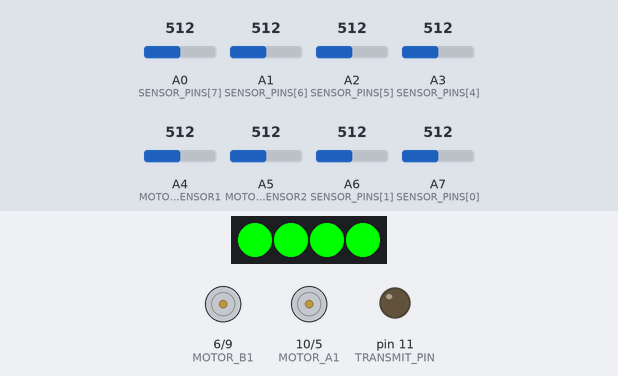
Bench run of a sketch on a simulated Arduino Nano, built with avr-gcc and run on an emulated ATmega328P. Shown: 4 RGB LEDs in strip order, left to right, motor-driver pin pairs drawn as motors (green arrow = first pin HIGH = forward, orange = second pin HIGH = backward, longer = more drive), output pins drawn as LEDs (lit = HIGH). Inputs (shaded band) come from the test bench; at power-on: A0 (SENSOR_PINS[7]) = 512, A1 (SENSOR_PINS[6]) = 512, A2 (SENSOR_PINS[5]) = 512, A3 (SENSOR_PINS[4]) = 512, A4 (MOTOR_SENSOR1) = 512, A5 (MOTOR_SENSOR2) = 512, A6 (SENSOR_PINS[1]) = 512, A7 (SENSOR_PINS[0]) = 512. Random numbers use the default seed unless the sketch sets one; what the sketch prints to the serial monitor is not drawn.

Above: at 1.2 s.
1.3 s: A0 (SENSOR_PINS[7]) set to 556
2.8 s: A0 (SENSOR_PINS[7]) set to 576
At 4.0 s:
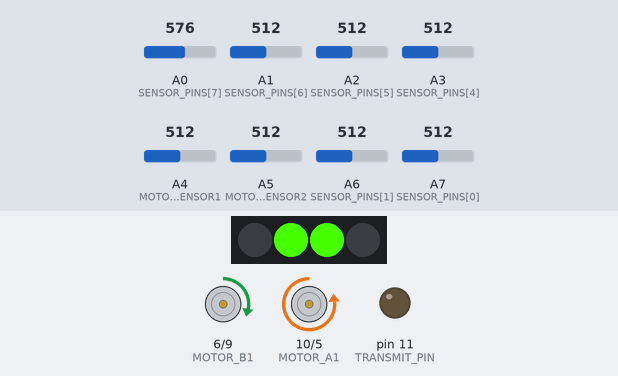
4.3 s: A1 (SENSOR_PINS[6]) set to 679
At 4.9 s:
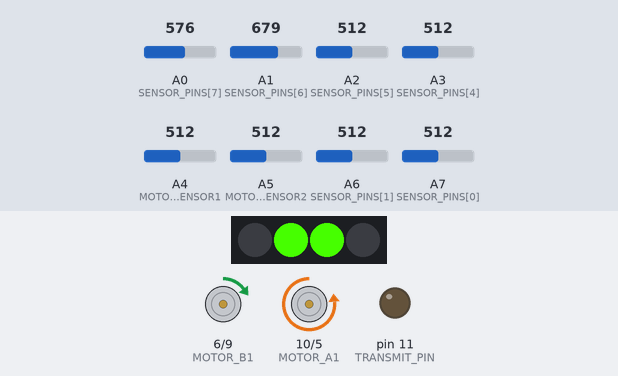
5.8 s: A1 (SENSOR_PINS[6]) set to 702
At 6.3 s:
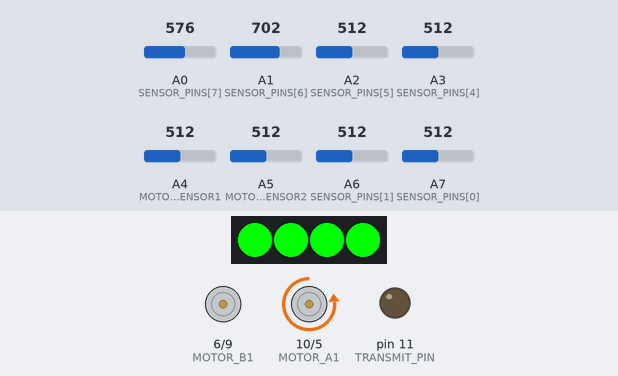
7.3 s: A2 (SENSOR_PINS[5]) set to 568
8.8 s: A2 (SENSOR_PINS[5]) set to 599
At 10.1 s:
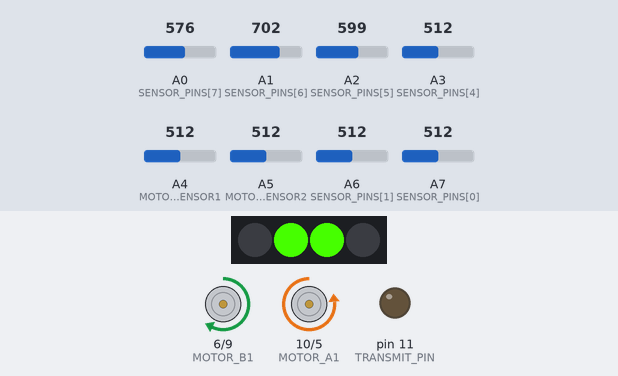
Timing chart, 0 to 11.3 s (numbered marks = the images above; inputs shaded):
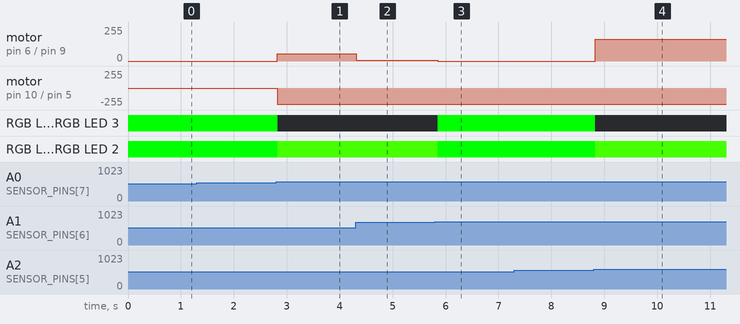

Measured:
- the behaviour switches between 564 and 565 on A0 (SENSOR_PINS[7]) (found by bisection; images 0 and 1)
- the behaviour switches between 687 and 688 on A1 (SENSOR_PINS[6]) (found by bisection; images 2 and 3)
- the behaviour switches between 581 and 582 on A2 (SENSOR_PINS[5]) (found by bisection; images 3 and 4)
- after the input at 1.3 s, every drawn part: stays the same
- after the input at 2.8 s, motor on pin 6 (MOTOR_B1) / pin 9 (MOTOR_B2): stopped → forward 55/255 at once; motor on pin 10 (MOTOR_A1) / pin 5 (MOTOR_A2): stopped → backward 240/255 at once; RGB LED 0, RGB LED 3: RGB(0, 255, 0) → off at once; RGB LED 1, RGB LED 2: RGB(0, 255, 0) → RGB(70, 255, 0) at once
- after the input at 4.3 s, motor on pin 6 (MOTOR_B1) / pin 9 (MOTOR_B2): forward 55/255 → forward 5/255 at once
- after the input at 5.8 s, motor on pin 6 (MOTOR_B1) / pin 9 (MOTOR_B2): forward 5/255 → stopped after 0.05 s; RGB LED 0, RGB LED 3: off → RGB(0, 255, 0) after 0.05 s; RGB LED 1, RGB LED 2: RGB(70, 255, 0) → RGB(0, 255, 0) after 0.05 s
- after the input at 7.3 s, every drawn part: stays the same
- after the input at 8.8 s, motor on pin 6 (MOTOR_B1) / pin 9 (MOTOR_B2): stopped → forward 165/255 at once; RGB LED 0, RGB LED 3: RGB(0, 255, 0) → off at once; RGB LED 1, RGB LED 2: RGB(0, 255, 0) → RGB(70, 255, 0) at once

The sketch:

LineFollowTestDavid.ino
```cpp
#include <Adafruit_NeoPixel.h>
#define DEBUG

#define NEO_PIXEL_PIN 8 //Attached to digital pin 8
#define NUM_PIXELS 4 // Number of NeoPixels

Adafruit_NeoPixel pixels(NUM_PIXELS, NEO_PIXEL_PIN, NEO_GRB + NEO_KHZ800);

const int MOTOR_A1 = 10;  // Left motor pin 1
const int MOTOR_A2 = 5;   // Left motor pin 2
const int MOTOR_B1 = 6;   // Right motor pin 1
const int MOTOR_B2 = 9;   // Right motor pin 2

const int MOTOR_SENSOR1 = A4;
const int MOTOR_SENSOR2 = A5;


const int TRANSMIT_PIN = 11;

const int MAX_SPEED = 240;
const int TURN_SPEED = 150;

const int NUM_SENSORS = 8;
const int SENSOR_PINS[NUM_SENSORS] = {A7, A6, A5, A4, A3, A2, A1, A0};

int minValues[NUM_SENSORS];
int maxValues[NUM_SENSORS];

// Store last known direction: -1 (left), 1 (right), 0 (center)
int LAST_DIRECTION = 0;

void setup() {
  pinMode(MOTOR_A1, OUTPUT);
  pinMode(MOTOR_A2, OUTPUT);
  pinMode(MOTOR_B1, OUTPUT);
  pinMode(MOTOR_B2, OUTPUT);
  pinMode(MOTOR_SENSOR1, INPUT);
  pinMode(MOTOR_SENSOR2, INPUT);
  pinMode(TRANSMIT_PIN, OUTPUT);

  pixels.begin();
  Serial.begin(9600);

  for (int i = 0; i < NUM_SENSORS; i++) {
    pinMode(SENSOR_PINS[i], INPUT);
    minValues[i] = 1023;
    maxValues[i] = 0;
  }

  Serial.println("Beweeg de robot over de lijn voor kalibratie...");
  stop();
}

void loop() {

  int sensorReadings[NUM_SENSORS];
  bool BLACK_LINE_DETECTED = false;

  for (int i = 0; i < NUM_SENSORS; i++) {
      sensorReadings[i] = analogRead(SENSOR_PINS[i]);

      minValues[i] = min(sensorReadings[i], minValues[i]);
      maxValues[i] = max(sensorReadings[i], maxValues[i]);
  }

  int AVG_VALUE = 0;
  for (int j = 0; j < NUM_SENSORS; j++) {
      AVG_VALUE += (minValues[j] + maxValues[j]) / 2;
  }
  AVG_VALUE /= NUM_SENSORS;

  int DEADZONE_LOW = AVG_VALUE - 50;
  int DEADZONE_HIGH = AVG_VALUE + 50;

  // Detect if any sensor sees black
  for (int i = 0; i < NUM_SENSORS; i++) {
      if (sensorReadings[i] <= DEADZONE_LOW) {
          BLACK_LINE_DETECTED = true;
          break;
      }
  }

  // Line Following Logic
  if (sensorReadings[4] >= DEADZONE_HIGH && sensorReadings[5] >= DEADZONE_HIGH) {
      drive(255, 255);  // Move forward
      LAST_DIRECTION = 0;  // Reset direction when moving straight
  }
  else if (sensorReadings[5] >= DEADZONE_HIGH && sensorReadings[6] >= DEADZONE_HIGH) {
      drive(255, 165);  // Slight right
      LAST_DIRECTION = -1;  // Remember last seen black was on the left
      rightSignal();
  }
  else if (sensorReadings[6] >= DEADZONE_HIGH && sensorReadings[7] >= DEADZONE_HIGH) {
      drive(255, 5);   // More right
      LAST_DIRECTION = -1;
      rightSignal();
  }
  else if (sensorReadings[7] >= DEADZONE_HIGH && sensorReadings[7] >= DEADZONE_HIGH) {
    drive(255, 55);   // sharp right
    LAST_DIRECTION = -1;
    rightSignal();
  }
  else if (sensorReadings[3] >= DEADZONE_HIGH && sensorReadings[4] >= DEADZONE_HIGH) {
      drive(165, 255);  // Slight left
      LAST_DIRECTION = 1;  // Remember last seen black was on the right
      leftSignal();
  }
  else if (sensorReadings[2] >= DEADZONE_HIGH && sensorReadings[3] >= DEADZONE_HIGH) {
      drive(5, 255);   // More left
      LAST_DIRECTION = 1;
      leftSignal();
  }
  else if (sensorReadings[1] >= DEADZONE_HIGH && sensorReadings[2] >= DEADZONE_HIGH) {
      drive(55, 255);   // Sharp left
      LAST_DIRECTION = 1;
      leftSignal();
  }
  else {
      // If line is lost, steer towards last known direction
      if (LAST_DIRECTION == -1) {
          drive(255, 0);  // Turn left to search
      }
      else if (LAST_DIRECTION == 1) {
          drive(0, 255);  // Turn right to search
      }
      else {
          drive(0, 0);  // Stop if no memory
      }
      alarm();
  }

  delay(50);

}

void drive(int SPEED_LEFT, int SPEED_RIGHT) {
  SPEED_LEFT = constrain(SPEED_LEFT, 0, MAX_SPEED);
  SPEED_RIGHT = constrain(SPEED_RIGHT, 0, MAX_SPEED);

  analogWrite(MOTOR_A1, 0);
  analogWrite(MOTOR_A2, SPEED_LEFT);
  analogWrite(MOTOR_B1, SPEED_RIGHT);
  analogWrite(MOTOR_B2, 0);
}

void stop() {
  analogWrite(MOTOR_A1, 0);
  analogWrite(MOTOR_A2, 0);
  analogWrite(MOTOR_B1, 0);
  analogWrite(MOTOR_B2, 0);
}

void turnLeft() {
  analogWrite(MOTOR_A1, TURN_SPEED);
  analogWrite(MOTOR_A2, 0);
  analogWrite(MOTOR_B1, TURN_SPEED);
  analogWrite(MOTOR_B2, 0);
}

void turnRight() {
  analogWrite(MOTOR_A1, 0);
  analogWrite(MOTOR_A2, TURN_SPEED);
  analogWrite(MOTOR_B1, 0);
  analogWrite(MOTOR_B2, TURN_SPEED);
}

void moveForward() {
  analogWrite(MOTOR_A1, 0);
  analogWrite(MOTOR_A2, MAX_SPEED);
  analogWrite(MOTOR_B1, MAX_SPEED);
  analogWrite(MOTOR_B2, 0);
}

void moveBackwards() {
  analogWrite(MOTOR_A1, MAX_SPEED);
  analogWrite(MOTOR_A2, 0);
  analogWrite(MOTOR_B1, 0);
  analogWrite(MOTOR_B2, MAX_SPEED);
}

void slowTurnRight() {
  analogWrite(MOTOR_A1, 0);
  analogWrite(MOTOR_A2, 125);
  analogWrite(MOTOR_B1, 0);
  analogWrite(MOTOR_B2, 125);
}

void slowTurnLeft() {
  analogWrite(MOTOR_A1, 150);
  analogWrite(MOTOR_A2, 0);
  analogWrite(MOTOR_B1, 150);
  analogWrite(MOTOR_B2, 0);
}

void brakeLight() {
  pixels.clear(); // Set all pixel colors to 'off'
  pixels.setPixelColor(0, pixels.Color(0, 150, 0)); //Set left rear color to orange (G,R,B)
  pixels.setPixelColor(1, pixels.Color(0, 150, 0)); //Set right rear color to orange (G,R,B)
  pixels.show();   // Send the updated pixel colors to the hardware.
}

void rightSignal() {
    pixels.clear(); // Set all pixel colors to 'off'
    pixels.setPixelColor(1, pixels.Color(70, 255, 0)); //Set right rear color to orange (G,R,B)
    pixels.setPixelColor(2, pixels.Color(70, 255, 0)); //Set right front color to orange (G,R,B)
    pixels.show();   // Send the updated pixel colors to the hardware.

}

void leftSignal() {
    pixels.clear(); // Set all pixel colors to 'off'
    pixels.setPixelColor(0, pixels.Color(70, 255, 0)); //Set left rear color to orange (G,R,B)
    pixels.setPixelColor(3, pixels.Color(70, 255, 0)); //Set left front color to orange (G,R,B)
    pixels.show();   // Send the updated pixel colors to the hardware.


}

void alarm() {
  pixels.clear(); // Set all pixel colors to 'off'

  // Set all LEDs to red
  pixels.setPixelColor(0, pixels.Color(0, 255, 0));
  pixels.setPixelColor(1, pixels.Color(0, 255, 0));
  pixels.setPixelColor(2, pixels.Color(0, 255, 0));
  pixels.setPixelColor(3, pixels.Color(0, 255, 0));
  pixels.show(); // Send the updated pixel colors to the hardware.
}

void lightShow()
{
    for (int i = 0; i < 5; i++) { // Repeat the effect 5 times
        // Rainbow cycle effect
        for (int j = 0; j < 256; j += 5)
        {
            for (int k = 0; k < NUM_PIXELS; k++) {
                pixels.setPixelColor(k, pixels.Color(j, 255 - j, (j * 2) % 255));
            }
            pixels.show();
            delay(50);
        }

        // Strobe effect (all pixels flash white)
        for (int j = 0; j < 5; j++) {
            pixels.fill(pixels.Color(255, 255, 255)); // White
            pixels.show();
            delay(100);
            pixels.clear();
            pixels.show();
            delay(100);
        }

        // Chasing lights effect
        for (int j = 0; j < NUM_PIXELS; j++)
        {
            pixels.clear();
            pixels.setPixelColor(j, pixels.Color(0, 255, 0)); // Green
            pixels.show();
            delay(200);
        }

        // Random colors flashing
        for (int j = 0; j < 10; j++) {
            for (int k = 0; k < NUM_PIXELS; k++)
            {
                pixels.setPixelColor(k, pixels.Color(random(255), random(255), random(255)));
            }
            pixels.show();
            delay(200);
        }
    }

    pixels.clear();
    pixels.show();
}
```
